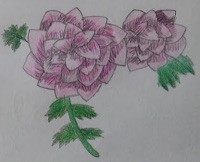
#> input picture PythonImageWorkspace/Practice/drawing.jpeg, 200 x 162 px, given in place of the camera
$ jupyter execute 20220222_workshop_cctv_motion_sensor.ipynb
#> lines starting #> are read from the running program, lines starting #| are printed output that depends on the picture
[cell 1]
import matplotlib.pyplot as plt
import numpy as np
import cv2

thresh = 25
max_diff = 50

a, b, c = None, None, None
cap = cv2.VideoCapture(0)
cap.set(cv2.CAP_PROP_FRAME_WIDTH, 480)
cap.set(cv2.CAP_PROP_FRAME_HEIGHT, 320)

if cap.isOpened():
    ret, a = cap.read()
#> a is the input picture: shape (162, 200, 3); mean B, G, R 139.7, 136.3, 140.1
    ret, b = cap.read()
    while ret:
        ret, c = cap.read()
        draw = c.copy() # 출력 영상에 사용할 복제본
        if not ret:
            break

        a_gray = cv2.cvtColor(a, cv2.COLOR_BGR2GRAY)
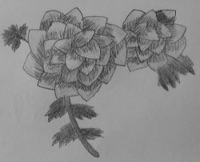
#> a_gray: shape (162, 200); min 45, max 177, mean 137.8
        b_gray = cv2.cvtColor(b, cv2.COLOR_BGR2GRAY)
        c_gray = cv2.cvtColor(c, cv2.COLOR_BGR2GRAY)

        # absdiff(a,b) : a - b 하여 최소 0로 만든다 -> 동일하면 검정색, 다르면 흰색
        diff1 = cv2.absdiff(a_gray, b_gray) # 겹치는것은 0 즉 검정색으로 : 안겹친다(=움직인다) -> 255 -> 흰색
#> diff1: shape (162, 200); every value is 0
        diff2 = cv2.absdiff(b_gray, c_gray)

        _, diff1_t = cv2.threshold(diff1, thresh, 255, cv2.THRESH_BINARY) # 스레시홀드로 기준치 초과하면 흰색으로
        _, diff2_t = cv2.threshold(diff2, thresh, 255, cv2.THRESH_BINARY) # 0~24 -> 0 , 24까지는 겹치는 것으로

        # bitwise_and(a,b) : a, b 공통으로 겹치는부분 출력 = a, b 둘다 0이면 0으로(검정색) = a, b 둘중 하나라도 0이아니면 연산 안함(255)
        diff = cv2.bitwise_and(diff1_t, diff2_t) # diff1_t, diff2_t 둘다 0인것만 0으로 : 프레임 3개를 보고 움직임 확인

        # 열림 연산으로 noise제거하기 : 생략가능
        k = cv2. getStructuringElement(cv2.MORPH_CROSS, (3,3))
        diff = cv2.morphologyEx(diff, cv2.MORPH_OPEN, k)

        diff_cnt = cv2.countNonZero(diff) # 차이가 발생한(255) 픽셀 개수
#> diff_cnt = 0
        if diff_cnt > max_diff:
            nzero = np.nonzero(diff) # diff 2차원 배열에서 차이가 발생한 픽셀의 인덱스(좌표) 얻기
            cv2.rectangle(draw, (min(nzero[1]), min(nzero[0])), (max(nzero[1]), max(nzero[0])), (0,255,0), 2)
            cv2.putText(draw, "Motion Detected", (10, 30), cv2.FONT_HERSHEY_DUPLEX, 0.5, (0,0,255))

        stacked = np.hstack((draw, cv2.cvtColor(diff, cv2.COLOR_GRAY2BGR))) # hstack을 위한 차원 맞추기
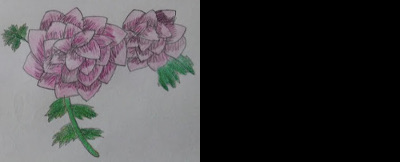
#> stacked: shape (162, 400, 3); mean B, G, R 69.9, 68.2, 70.1
        cv2.imshow('motion sensor', stacked)

        # 한프레임 넘어감
        a = b
        b = c
        # 이후 c는 while문 처음으로 돌아가서 다시 한프레임 읽어온 새로운 c로 배정

        if cv2.waitKey(1) & 0XFF ==27:
#> (key Esc is pressed here)
            break
        cv2.waitKey(1)
    cv2.waitKey(1)
cv2.waitKey(1)
